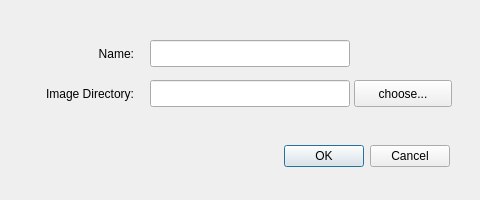
<?xml version="1.0" encoding="UTF-8"?>
<ui version="4.0">
 <class>NewLabelDialog</class>
 <widget class="QDialog" name="NewLabelDialog">
  <property name="geometry">
   <rect>
    <x>0</x>
    <y>0</y>
    <width>480</width>
    <height>200</height>
   </rect>
  </property>
  <property name="windowTitle">
   <string>New Label</string>
  </property>
  <property name="modal">
   <bool>true</bool>
  </property>
  <widget class="QDialogButtonBox" name="buttonBox">
   <property name="geometry">
    <rect>
     <x>30</x>
     <y>140</y>
     <width>420</width>
     <height>32</height>
    </rect>
   </property>
   <property name="orientation">
    <enum>Qt::Horizontal</enum>
   </property>
   <property name="standardButtons">
    <set>QDialogButtonBox::Cancel|QDialogButtonBox::Ok</set>
   </property>
  </widget>
  <widget class="QLabel" name="lName">
   <property name="geometry">
    <rect>
     <x>24</x>
     <y>40</y>
     <width>110</width>
     <height>27</height>
    </rect>
   </property>
   <property name="text">
    <string>Name:</string>
   </property>
   <property name="alignment">
    <set>Qt::AlignRight|Qt::AlignTrailing|Qt::AlignVCenter</set>
   </property>
  </widget>
  <widget class="QLabel" name="lImageDirectory">
   <property name="geometry">
    <rect>
     <x>24</x>
     <y>80</y>
     <width>110</width>
     <height>27</height>
    </rect>
   </property>
   <property name="text">
    <string>Image Directory:</string>
   </property>
   <property name="alignment">
    <set>Qt::AlignRight|Qt::AlignTrailing|Qt::AlignVCenter</set>
   </property>
  </widget>
  <widget class="QLineEdit" name="leName">
   <property name="geometry">
    <rect>
     <x>150</x>
     <y>40</y>
     <width>200</width>
     <height>27</height>
    </rect>
   </property>
   <property name="alignment">
    <set>Qt::AlignCenter</set>
   </property>
  </widget>
  <widget class="QLineEdit" name="leImageDirectory">
   <property name="geometry">
    <rect>
     <x>150</x>
     <y>80</y>
     <width>200</width>
     <height>27</height>
    </rect>
   </property>
   <property name="alignment">
    <set>Qt::AlignCenter</set>
   </property>
  </widget>
  <widget class="QPushButton" name="pbChoose">
   <property name="geometry">
    <rect>
     <x>354</x>
     <y>80</y>
     <width>98</width>
     <height>27</height>
    </rect>
   </property>
   <property name="text">
    <string>choose...</string>
   </property>
  </widget>
 </widget>
 <tabstops>
  <tabstop>leName</tabstop>
  <tabstop>leImageDirectory</tabstop>
  <tabstop>pbChoose</tabstop>
  <tabstop>buttonBox</tabstop>
 </tabstops>
 <resources/>
 <connections>
  <connection>
   <sender>buttonBox</sender>
   <signal>accepted()</signal>
   <receiver>NewLabelDialog</receiver>
   <slot>accept()</slot>
   <hints>
    <hint type="sourcelabel">
     <x>248</x>
     <y>254</y>
    </hint>
    <hint type="destinationlabel">
     <x>157</x>
     <y>274</y>
    </hint>
   </hints>
  </connection>
  <connection>
   <sender>buttonBox</sender>
   <signal>rejected()</signal>
   <receiver>NewLabelDialog</receiver>
   <slot>reject()</slot>
   <hints>
    <hint type="sourcelabel">
     <x>316</x>
     <y>260</y>
    </hint>
    <hint type="destinationlabel">
     <x>286</x>
     <y>274</y>
    </hint>
   </hints>
  </connection>
 </connections>
</ui>
